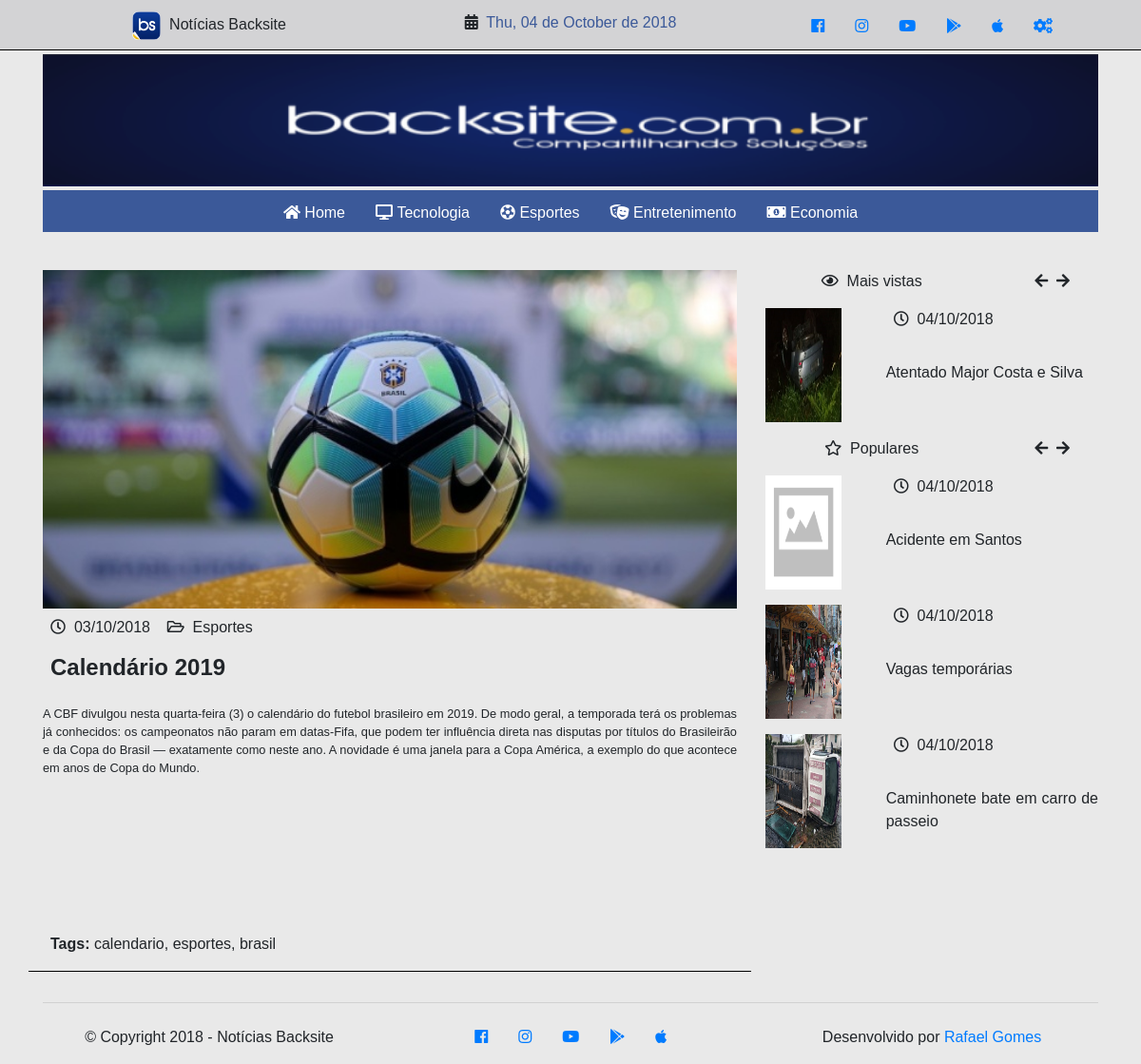
Page /rafaelfgomes/pages/sportsnews.php on the committed database.
### tables this page shows
CREATE TABLE `rafaelfgomes_tbl_news` (
  `id` int(11) NOT NULL AUTO_INCREMENT,
  `news_title` varchar(70) NOT NULL,
  `news_description` varchar(140) NOT NULL,
  `news_slug` varchar(160) NOT NULL,
  `news_keywords` varchar(45) NOT NULL,
  `news_content` varchar(500) NOT NULL,
  `news_image` varchar(180) NOT NULL,
  `category_id` int(11) NOT NULL,
  `created_at` timestamp NULL DEFAULT NULL,
  `updated_at` timestamp NULL DEFAULT NULL,
  PRIMARY KEY (`id`),
  KEY `fk_category` (`category_id`),
  CONSTRAINT `fk_category` FOREIGN KEY (`category_id`) REFERENCES `rafaelfgomes_tbl_categories` (`id`) ON UPDATE CASCADE
);

CREATE TABLE `rafaelfgomes_tbl_categories` (
  `id` int(11) NOT NULL AUTO_INCREMENT,
  `category_name` varchar(50) NOT NULL,
  PRIMARY KEY (`id`)
);

### rafaelfgomes/database/connection.php (called while the page is built, shortened)
<?php
class Connection
{
    private static $instance;
    public static function getInstance()
    {
        if (!isset(self::$instance)) {
            try {
                self::$instance = new PDO('mysql:host=' . HOST . ';dbname=' . DATABASE, USER, PASS);
                self::$instance->setAttribute(PDO::ATTR_ERRMODE, PDO::ERRMODE_EXCEPTION);
                self::$instance->setAttribute(PDO::ATTR_DEFAULT_FETCH_MODE, PDO::FETCH_OBJ);
            } catch (PDOException $e) {
                echo $e->getMessage();
            }
        }
        return self::$instance;
    }
    public static function prepare($sql)
    {
        return self::getInstance()->prepare($sql);
    }
}

### rafaelfgomes/pages/sportsnews.php (the view, shortened to what this page needs)
<?php
  require_once '../database/connection.php';
  $stmtSports = Connection::prepare('SELECT tn.news_title, tn.news_description, tn.news_keywords, tn.news_content, tn.news_image, tn.created_at, tc.category_name FROM rafaelfgomes_tbl_news tn INNER JOIN rafaelfgomes_tbl_categories tc ON tn.category_id = tc.id WHERE tc.id = 2 ORDER BY tn.id DESC');
  $stmtSports->execute();
  $sportsNews = $stmtSports->fetchAll();
  $rowsSportsNews = $stmtSports->rowCount();
?>
<!DOCTYPE html>
<html lang="pt-br">
  <head>
    <link rel="stylesheet" href="../css/styles.css" type="text/css">
  </head>
  <body>
    <?php include_once 'partials/_pagestop.php'; ?>
    <div class="container">
      <?php include_once 'partials/_pagesheader.php'; ?>
      <?php include_once 'partials/_pagesnavbar.php'; ?>
      <p>&nbsp;</p>
      <div class="row">
        <div class="col col-12 col-md-8">
          <?php
            if ($rowsSportsNews >= 1) {
                $date = explode(' ', $sportsNews[0]->created_at);
                echo '<div class="row">';
                echo '  <div class="col col-12">';
                echo '    <img src="../images/' . $sportsNews[0]->news_image . '" class="img-fluid" width="800" height="350" alt="Destaque">';
                echo '  </div>';
                echo '  <div class="col col-12 pt-2">';
                echo '    <p class="text-left pl-2"><i class="far fa-clock"></i>&nbsp;&nbsp;' . date('d/m/Y', strtotime($date[0])) . '&nbsp;&nbsp;&nbsp;&nbsp;<i class="far fa-folder-open"></i>&nbsp;&nbsp;' . $sportsNews[0]->category_name . '</p>';
                echo '  </div>';
                echo '  <div class="col col-12 pb-3">';
                echo '    <p class="text-left pl-2 h4"><strong>' . $sportsNews[0]->news_title . '</strong></p>';
                echo '  </div>';
                echo '  <div class="col col-12 mh-100 pagescontent">';
                echo '    <p class="text-justify pb-5">' . $sportsNews[0]->news_content . '</p>';
                echo '  </div>';
                echo '  <div class="col col-12 featured">';
                echo '    <p class="text-left pl-2"><strong>Tags:&nbsp;</strong>' . $sportsNews[0]->news_keywords . '</p>';
                echo '  </div>';
                echo '</div>';
            }
          ?>
        </div>
        <div class="col col-12 col-md-4">
          <div class="row">
            <div class="col">
              <?php include_once 'partials/_sidenews.php'; ?>
            </div>
          </div>
        </div>
      </div>
    </div>
    <?php include_once '../partials/_footer.php'; ?>
  </body>
</html>

### rafaelfgomes/pages/partials/_sidenews.php (shortened to what this page needs)
<?php
  $stmt1 = Connection::prepare('SELECT tn.news_title, tn.news_description, tn.news_image, tn.created_at, tc.category_name FROM rafaelfgomes_tbl_news tn INNER JOIN rafaelfgomes_tbl_categories tc ON tn.category_id = tc.id WHERE tc.id = 7 ORDER BY tn.id DESC');
  $stmt1->execute();
  $mostViewedNews = $stmt1->fetchAll();
  $rowsNumberMost = $stmt1->rowCount();
  $stmt2 = Connection::prepare('SELECT tn.news_title, tn.news_description, tn.news_image, tn.created_at, tc.category_name FROM rafaelfgomes_tbl_news tn INNER JOIN rafaelfgomes_tbl_categories tc ON tn.category_id = tc.id WHERE tc.id = 6 ORDER BY tn.id DESC');
  $stmt2->execute();
  $popularNews = $stmt2->fetchAll();
  $rowsNumberPopular = $stmt2->rowCount();
?>
<div class="row">
  <div class="col">
    <div class="row pb-3">
      <div class="col col-8 col-md-8 text-center">
        <i class="far fa-eye"></i>&nbsp;&nbsp;<span class="h6">Mais vistas</span>
      </div>
      <div class="col col-4 col-md-4 text-center">
        <span class="arrow"><i class="fas fa-arrow-left"></i></span>&nbsp;&nbsp;<span class="arrow"><i class="fas fa-arrow-right"></i></span>
      </div>
    </div>
    <?php
    if ($rowsNumberMost >= 1) {
        $date = explode(' ', $mostViewedNews[0]->created_at);
        echo '<div class="row pb-3">';
        echo '  <div class="col-4">';
        echo '    <img src="../images/' . $mostViewedNews[0]->news_image . '" alt="Imagem Noticia" width="80" height="120">';
        echo '  </div>';
        echo '  <div class="col-8">';
        echo '    <div class="row">';
        echo '      <div class="col">';
        echo '        <p class="text-left pl-2"><i class="far fa-clock"></i>&nbsp;&nbsp;' . date('d/m/Y', strtotime($date[0])) . '</p>';
        echo '      </div>';
        echo '    </div>';
        echo '    <div class="row pt-3">';
        echo '      <div class="col">';
        echo '        <p class="text-justify">' . $mostViewedNews[0]->news_title . '</p>';
        echo '      </div>';
        echo '    </div>';
        echo '  </div>';
        echo ' </div>';
    }
    ?>
  </div>
</div>
<div class="row">
  <div class="col">
    <div class="row pb-3">
        <div class="col col-8 col-md-8 text-center">
          <i class="far fa-star"></i>&nbsp;&nbsp;<span class="h6">Populares</span>
        </div>
        <div class="col col-4 col-md-4 text-center">
          <span class="arrow"><i class="fas fa-arrow-left"></i></span>&nbsp;&nbsp;<span class="arrow"><i class="fas fa-arrow-right"></i></span>
        </div>
    </div>
    <?php
    if ($rowsNumberPopular >= 1) {
        $date = explode(' ', $popularNews[0]->created_at);
        echo '<div class="row pb-3">';
        echo '  <div class="col-4">';
        echo '    <img src="../images/' . $popularNews[0]->news_image . '" alt="Imagem Noticia" width="80" height="120">';
        echo '  </div>';
        echo '  <div class="col-8">';
        echo '    <div class="row">';
        echo '      <div class="col">';
        echo '        <p class="text-left pl-2"><i class="far fa-clock"></i>&nbsp;&nbsp;' . date('d/m/Y', strtotime($date[0])) . '</p>';
        echo '      </div>';
        echo '    </div>';
        echo '    <div class="row pt-3">';
        echo '      <div class="col">';
        echo '        <p class="text-justify">' . $popularNews[0]->news_title . '</p>';
        echo '      </div>';
        echo '    </div>';
        echo '  </div>';
        echo ' </div>';
    }
    if ($rowsNumberPopular >= 2) {
        $date = explode(' ', $popularNews[1]->created_at);
        echo '<div class="row pb-3">';
        echo '  <div class="col-4">';
        echo '    <img src="../images/' . $popularNews[1]->news_image . '" alt="Imagem Noticia" width="80" height="120">';
        echo '  </div>';
        echo '  <div class="col-8">';
        echo '    <div class="row">';
        echo '      <div class="col">';
        echo '        <p class="text-left pl-2"><i class="far fa-clock"></i>&nbsp;&nbsp;' . date('d/m/Y', strtotime($date[0])) . '</p>';
        echo '      </div>';
        echo '    </div>';
        echo '    <div class="row pt-3">';
        echo '      <div class="col">';
        echo '        <p class="text-justify">' . $popularNews[1]->news_title . '</p>';
        echo '      </div>';
        echo '    </div>';
        echo '  </div>';
        echo ' </div>';
    }
    if ($rowsNumberPopular >= 3) {
        $date = explode(' ', $popularNews[2]->created_at);
        echo '<div class="row pb-3">';
        echo '  <div class="col-4">';
        echo '    <img src="images/' . $popularNews[2]->news_image . '" alt="Imagem Noticia" width="80" height="120">';
        echo '  </div>';
        echo '  <div class="col-8">';
        echo '    <div class="row">';
        echo '      <div class="col">';
        echo '        <p class="text-left pl-2"><i class="far fa-clock"></i>&nbsp;&nbsp;' . date('d/m/Y', strtotime($date[0])) . '</p>';
        echo '      </div>';
        echo '    </div>';
        echo '    <div class="row pt-3">';
        echo '      <div class="col">';
        echo '        <p class="text-justify">' . $popularNews[2]->news_title . '</p>';
        echo '      </div>';
        echo '    </div>';
        echo '  </div>';
        echo ' </div>';
    }
    ?>
  </div>
</div>

### rafaelfgomes/css/styles.css (style rules this page uses)
body { font-family: "Trebuchet MS", "Lucida Sans Unicode", "Lucida Grande", "Lucida Sans", Arial, sans-serif; background-color: #e9e9e9; }
.pagescontent { font-size: 1.6vh; height: 240px; }
.leftnewstitle, .featured { border-bottom: 1px solid black; }

### rows in the picture
rafaelfgomes_tbl_news: news_image (picture), created_at "03/10/2018", category.category_name "Esportes", news_title "Calendário 2019", news_content "A CBF divulgou nesta quarta-feira (3) o calendário do futebol brasileiro em 2019. De modo geral, a temporada terá os problemas já conhecidos: os campeonatos não param em datas-Fifa, que podem ter influência direta nas disputas por títulos do Brasileirão e da Copa do Brasil — exatamente como neste ano. A novidade é uma janela para a Copa América, a exemplo do que acontece em anos de Copa do Mundo.", news_keywords "calendario, esportes, brasil"
rafaelfgomes_tbl_news: news_image (picture), created_at "04/10/2018", news_title "Atentado Major Costa e Silva"
rafaelfgomes_tbl_news: news_image (placeholder picture), created_at "04/10/2018", news_title "Acidente em Santos"
rafaelfgomes_tbl_news: news_image (picture), created_at "04/10/2018", news_title "Vagas temporárias"
rafaelfgomes_tbl_news: news_image (picture), created_at "04/10/2018", news_title "Caminhonete bate em carro de passeio"
